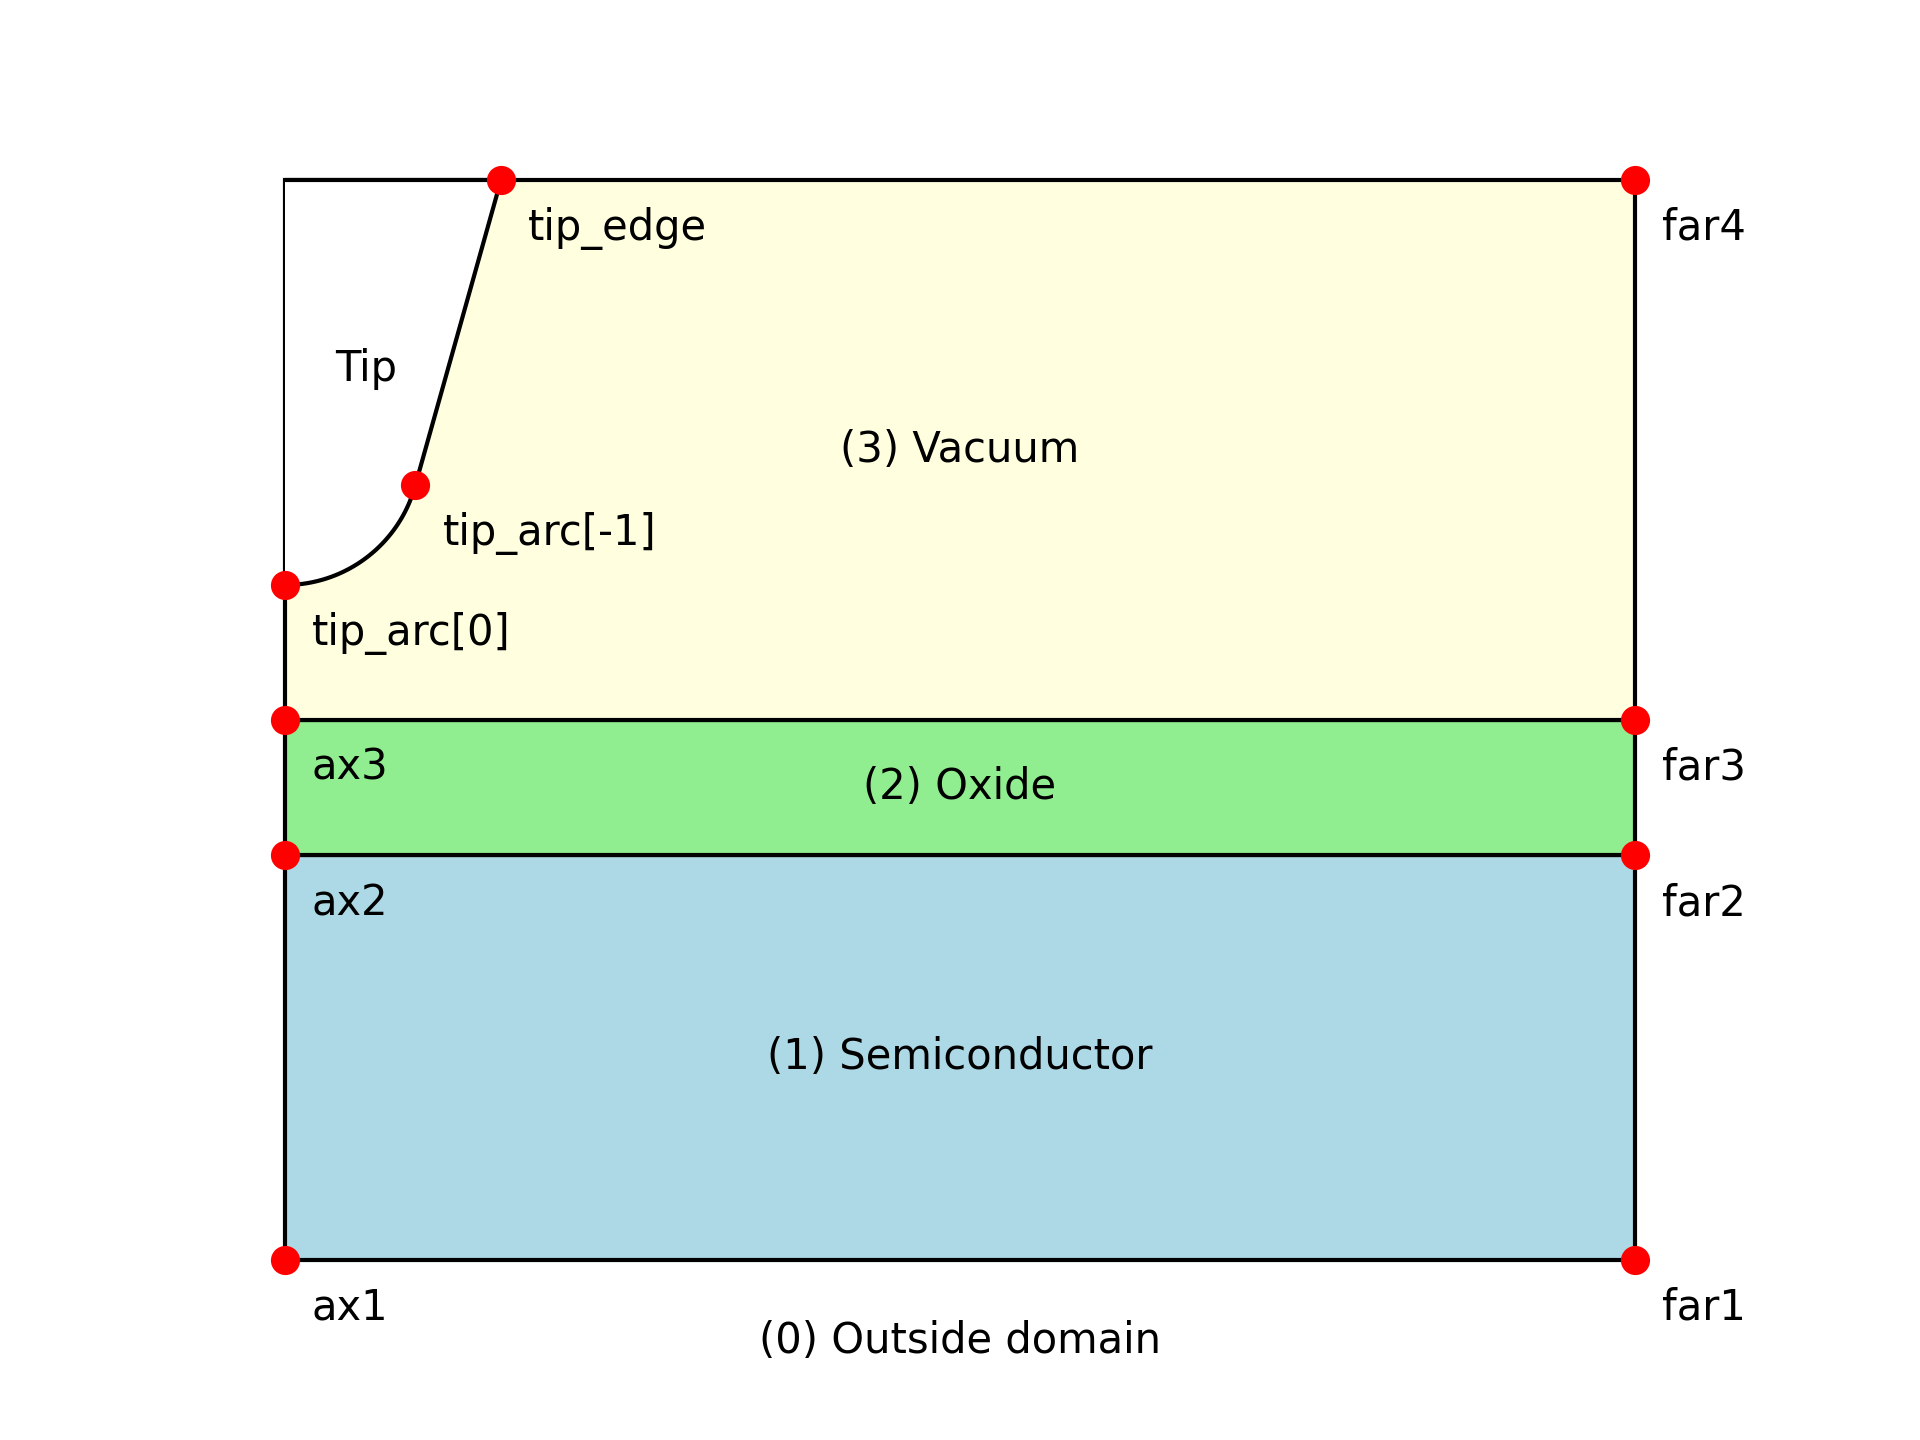

Source code (Python):
import numpy as np
import matplotlib.pyplot as plt
from matplotlib.patches import Rectangle, PathPatch
from matplotlib.path import Path

fig, ax = plt.subplots()

# --- domain boundary ---
ax.text(2.5, -2.3, "(0) Outside domain", ha="center", va="center")

# semiconductor: 0 < r < 5, -2 < z < -0.5
sem_rect = Rectangle((0, -2), 5, 1.5, facecolor="lightblue", edgecolor="black")
ax.add_patch(sem_rect)
ax.text(2.5, -1.25, "(1) Semiconductor", ha="center", va="center")

# oxide: 0 < r < 5, -0.5 < z < 0
ox_rect = Rectangle((0, -0.5), 5, 0.5, facecolor="lightgreen", edgecolor="black")
ax.add_patch(ox_rect)
ax.text(2.5, -0.25, "(2) Oxide", ha="center", va="center")

# vacuum: 0 < r < 5, 0 < z < 2
vac_rect = Rectangle((0, 0), 5, 2, facecolor="lightyellow", edgecolor="black")
ax.add_patch(vac_rect)
ax.text(2.5, 1.0, "(3) Vacuum", ha="center", va="center")

# --- tip geometry ---
# (0, 0.5) arc (半径=0.5, 中心角=75deg) -- (2, 1) -- (0, 2) -- cycle
arc_radius = 0.5
arc_center = (0, 0.5 + arc_radius)  # (0, 1.0)
arc_angle_deg = 75
theta_start = -90  # 開始角（下方向）
theta_end = theta_start + arc_angle_deg  # 終了角
theta = np.linspace(np.radians(theta_start), np.radians(theta_end), 50)
arc_points = [
    (arc_center[0] + arc_radius * np.cos(t), arc_center[1] + arc_radius * np.sin(t))
    for t in theta
]
vertices = [*arc_points, (0.8, 2), (0, 2)]
codes = [Path.MOVETO] + [Path.LINETO] * (len(vertices) - 1)
tip_path = Path(vertices, codes)
tip_patch = PathPatch(tip_path, facecolor="white", edgecolor="black")
ax.add_patch(tip_patch)
ax.text(0.3, 1.3, "Tip", ha="center", va="center")


# --- points ---
points = {
    "ax1": (0, -2),
    "ax2": (0, -0.5),
    "ax3": (0, 0),
    "far1": (5, -2),
    "far2": (5, -0.5),
    "far3": (5, 0),
    "far4": (5, 2),
    "tip_arc[0]": (0, 0.5),
    "tip_arc[-1]": arc_points[-1],
    "tip_edge": (0.8, 2),
}
for name, (x, y) in points.items():
    ax.plot(x, y, "ro")
    ax.text(x + 0.1, y - 0.1, name, va="top")


# --- plot settings ---
ax.set_xlim(-0.5, 5.5)
ax.set_ylim(-2.5, 2.5)
ax.set_aspect("equal")
ax.axis("off")
fig.tight_layout()
fig.savefig("geometry.png", dpi=300)
